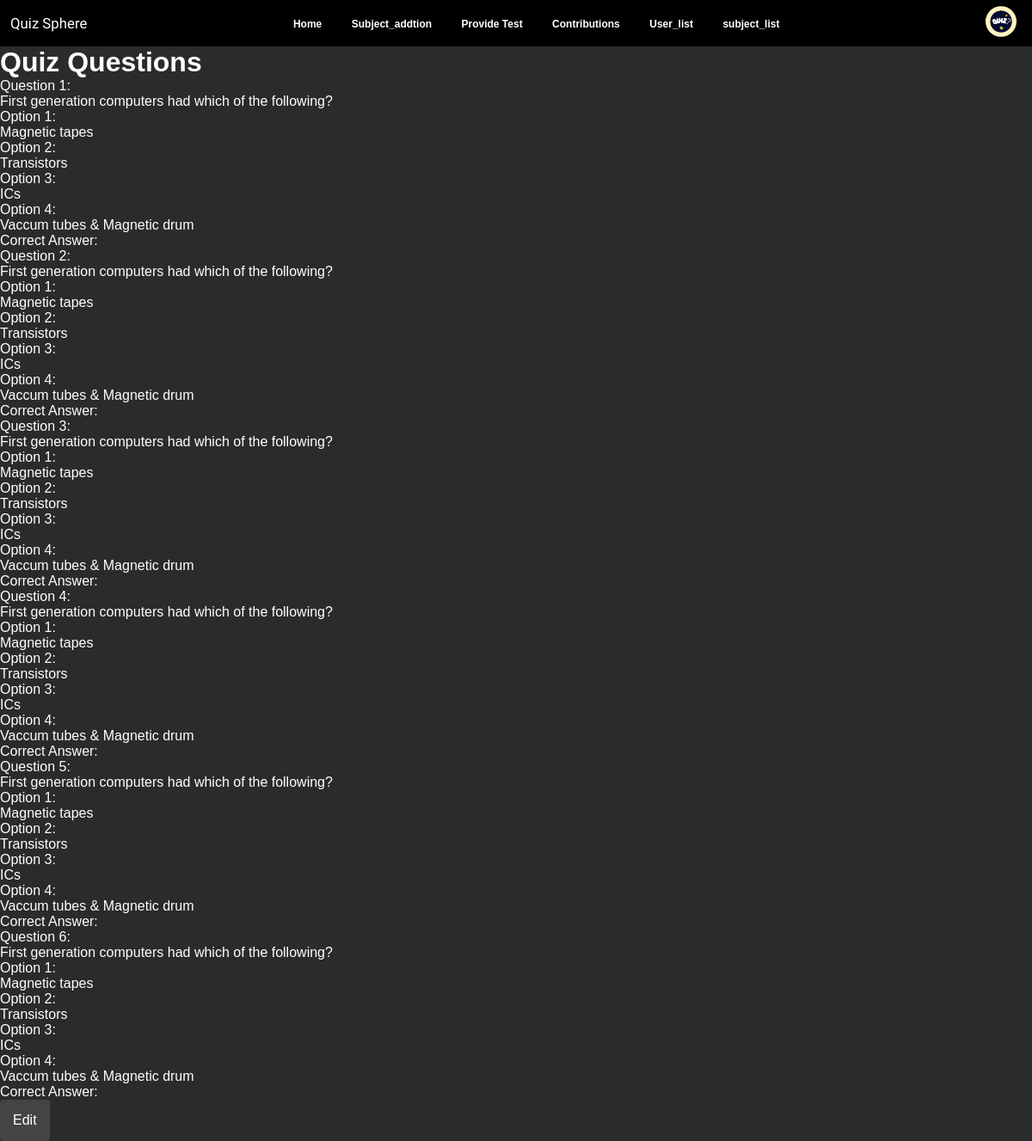
The page /Admin_Allpages/questions.php?paper_id=2 (signed in) on the database its author committed.
### tables this page shows
CREATE TABLE `exam_questions` (
  `question_id` int(11) NOT NULL,
  `paper_id` int(11) DEFAULT NULL,
  `question` text NOT NULL,
  `option1` varchar(255) NOT NULL,
  `option2` varchar(255) NOT NULL,
  `option3` varchar(255) NOT NULL,
  `option4` varchar(255) NOT NULL,
  `correct_answer` enum('option1','option2','option3','option4') DEFAULT NULL
);

### Admin_Allpages/questions.php (the view, shortened to what this page needs)
<?php
$editMode = isset($_GET['edit']);
include_once '../Navber/adminnav.php';
$paper_id = isset($_GET['paper_id']) ? intval($_GET['paper_id']) : 0;
$sql = "SELECT * FROM exam_questions WHERE paper_id = $paper_id";
$result = $conn->query($sql);
$questionNumber = 1;
?>
<!DOCTYPE html>
<html lang="en">
<head>
    <link rel="stylesheet" href="css/style.css">
    <link rel="stylesheet" href="../Navber/style.css">
</head>
<body>
    <h1><?php echo $editMode ? "Edit Quiz Questions" : "Quiz Questions"; ?></h1>
    <?php
    if ($result->num_rows > 0) {
        echo "<form action='submit_changes.php' method='post'>";
        while ($row = $result->fetch_assoc()) {
            echo "<div class='question-container'>";
            echo "<label>Question " . $questionNumber . ":</label><br>";
            if ($editMode) {
                echo "<input type='text' name='question[" . $row['question_id'] . "]' value='" . $row['question'] . "'><br>";
            } else {
                echo "<p>" . $row['question'] . "</p>";
            }
            echo "<label>Option 1: </label><br>";
            echo $editMode ? "<input type='text' name='option1[" . $row['question_id'] . "]' value='" . $row['option1'] . "'><br>" : "<p>" . $row['option1'] . "</p>";
            echo "<label>Option 2: </label><br>";
            echo $editMode ? "<input type='text' name='option2[" . $row['question_id'] . "]' value='" . $row['option2'] . "'><br>" : "<p>" . $row['option2'] . "</p>";
            echo "<label>Option 3: </label><br>";
            echo $editMode ? "<input type='text' name='option3[" . $row['question_id'] . "]' value='" . $row['option3'] . "'><br>" : "<p>" . $row['option3'] . "</p>";
            echo "<label>Option 4: </label><br>";
            echo $editMode ? "<input type='text' name='option4[" . $row['question_id'] . "]' value='" . $row['option4'] . "'><br>" : "<p>" . $row['option4'] . "</p>";
            echo "<label>Correct Answer: </label><br>";
            echo "</div>";
            $questionNumber++;
        }
        echo "</form>";
        if (!$editMode) {
            echo "<a href='questions.php?paper_id=$paper_id&edit=true'><button class='button-style'>Edit</button></a>";
        }
    } else {
        echo "<p>No questions found for this paper.</p>";
    }
    ?>
</body>
</html>

### Admin_Allpages/css/style.css (style rules this page uses)
* { margin: 0; padding: 0; font-family: system-ui, -apple-system, BlinkMacSystemFont, "Segoe UI", Roboto, Oxygen, Ubuntu, Cantarell, "Open Sans", "Helvetica Neue", sans-serif; }
body { background-color: #292b2c; color: #ffffff; }

### Navber/style.css (style rules this page uses)
* { font-family: Arial, sans-serif; margin: 0; padding: 0; }
body { font-family: Arial, sans-serif; }
button { padding: 15px; font-size: 1em; background: #444; color: white; border: none; border-radius: 4px; cursor: pointer; outline: none; }

### rows shown on the page
exam_questions: question "First generation computers had which of the following?", option1 "Magnetic tapes", option2 "Transistors", option3 "ICs", option4 "Vaccum tubes & Magnetic drum"
exam_questions: question "First generation computers had which of the following?", option1 "Magnetic tapes", option2 "Transistors", option3 "ICs", option4 "Vaccum tubes & Magnetic drum"
exam_questions: question "First generation computers had which of the following?", option1 "Magnetic tapes", option2 "Transistors", option3 "ICs", option4 "Vaccum tubes & Magnetic drum"
exam_questions: question "First generation computers had which of the following?", option1 "Magnetic tapes", option2 "Transistors", option3 "ICs", option4 "Vaccum tubes & Magnetic drum"
exam_questions: question "First generation computers had which of the following?", option1 "Magnetic tapes", option2 "Transistors", option3 "ICs", option4 "Vaccum tubes & Magnetic drum"
exam_questions: question "First generation computers had which of the following?", option1 "Magnetic tapes", option2 "Transistors", option3 "ICs", option4 "Vaccum tubes & Magnetic drum"
